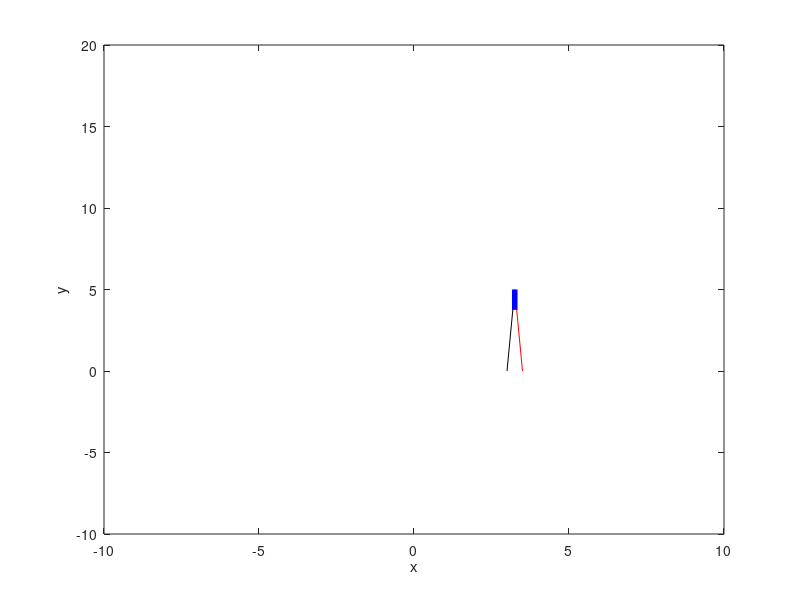

Write MATLAB code to recreate this figure.
clc
clear all;
close all;
% x-axis: forward motion, y-axis: verticle motion
L_shin = 5; % shin length (length: hip to foot). change this according to the urdf
lim = 0.5; % stride length (radius of swing foot). keep this 1/10th of the shin length
x_base = 0; y_base = 0;

% First Step (Right Leg)
for xr1 = 0:0.1:lim
    x_base = xr1/2;
    yr1 = abs(sqrt((lim)^2 - xr1^2));
    % a,b,c are intermediate variables in inverse kinematics
    a = abs(sqrt((xr1-x_base)^2 + (yr1-y_base)^2));
    b = abs(sqrt((L_shin-y_base)^2 ));
    c = abs(sqrt((xr1-x_base)^2 + (yr1 - L_shin)^2));
    theta1 = acos((b^2 + c^2 - a^2)/(2*b*c)); % theta1: revolute hip joint (roll)
    p = L_shin - c; % prismatic joint movement
    if xr1<0
        theta2 = pi/2 - theta1;
    else
        theta2 = pi/2 + theta1;
    end

    % plotting function (not needed in pybullet)
    xr2 = xr1 + L_shin*cos(theta2);
    yr2 = yr1 + L_shin*sin(theta2);
    xl2 = L_shin*cos(pi-theta2);
    yl2 = L_shin*sin(pi-theta2);
    l = abs((xr2-xr1)^2 + (yr2-yr1)^2);
    plot([0,xl2],[0,yl2], 'k', [xr1,xr2],[yr1,yr2], 'r', [x_base,x_base],[y_base+3*L_shin/4,L_shin], 'b', 'linewidth', 4)
    axis([-10 10 -10 20 -0.1 10])
    xlabel('x'); ylabel('y'); zlabel('z');
    pause(0.2)
end

x_base_right = x_base; 


% Normal Walk
for iter = 0:2*lim:4*lim
  
%     x_base_left = x_base_right + lim;

%     Left Leg movement
    for xl1 = iter:0.1:iter+2*lim
        x_base_left = x_base_right + (xl1 - iter)/2;
        yl1 = abs(sqrt((lim)^2 - (xl1-iter-lim)^2));
        a = abs(sqrt((xl1-x_base_left)^2 + (yl1-y_base)^2));
        b = abs(sqrt((L_shin-y_base)^2 ));
        c = abs(sqrt((xl1-x_base_left)^2 + (yl1 - L_shin)^2));
        thetal1 = acos((b^2 + c^2 - a^2)/(2*b*c));
        p = L_shin - c;
        if xl1< x_base_right + lim/2
            thetal2 = pi/2 - thetal1;
        else
            thetal2 = pi/2 + thetal1;
        end
        xl2 = xl1 + L_shin*cos(thetal2);
        yl2 = yl1 + L_shin*sin(thetal2);
        xr2 = xr1 + L_shin*cos(pi-thetal2);
        yr2 = yr1 + L_shin*sin(pi-thetal2);
        l = abs((xl2-xl1)^2 + (yl2-yl1)^2);
        plot([xl1,xl2],[yl1,yl2], 'k', [xr1,xr2],[yr1,yr2], 'r', [x_base_left,x_base_left],[y_base+3*L_shin/4,L_shin], 'b', 'linewidth', 4)
        axis([-10 10 -10 20 -0.1 10])
        xlabel('x'); ylabel('y'); zlabel('z');
        pause(0.2)
    end

    %     x_base_right = x_base_left + lim;

%     Right Leg movement
    for xr1 = iter+lim:0.1:iter+3*lim
        x_base_right = x_base_left + (xr1 - lim-iter)/2;
        yr1 = abs(sqrt((lim)^2 - (xr1-2*lim-iter)^2));
        a = abs(sqrt((xr1-x_base_right)^2 + (yr1-y_base)^2));
        b = abs(sqrt((L_shin-y_base)^2 ));
        c = abs(sqrt((xr1-x_base_right)^2 + (yr1 - L_shin)^2));
        thetar1 = acos((b^2 + c^2 - a^2)/(2*b*c));
        p = L_shin - c;
        if xr1< x_base_left + lim/2
            thetar2 = pi/2 - thetar1;
        else
            thetar2 = pi/2 + thetar1;
        end
        xr2 = xr1 + L_shin*cos(thetar2);
        yr2 = yr1 + L_shin*sin(thetar2);
        xl2 = xl1 + L_shin*cos(pi-thetar2);
        yl2 = yl1 + L_shin*sin(pi-thetar2);
        l = abs((xr2-xr1)^2 + (yr2-yr1)^2);
        plot([xl1,xl2],[yl1,yl2], 'k', [xr1,xr2],[yr1,yr2], 'r', [x_base_right,x_base_right],[y_base+3*L_shin/4,L_shin], 'b', 'linewidth', 4)
        axis([-10 10 -10 20 -0.1 10])
        xlabel('x'); ylabel('y'); zlabel('z');
        pause(0.2)
    end

end
